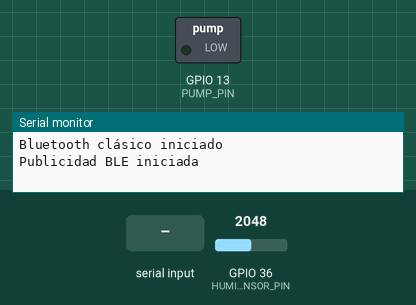
This sketch was run on a simulated ESP32. On the bench: switched loads named in the sketch (green lamp = pin HIGH), the last lines printed to the serial monitor. The test bench sets the inputs (shaded band); at power-on: GPIO 36 (HUMIDITY_SENSOR_PIN) = 2048. Nothing arrives over Bluetooth unless stated; a phone connects over Bluetooth LE 3 s after start.

Above: at 1.2 s.
1.3 s: "CONNECT\n" received over the second serial link
2.8 s: "PUMP:90\n" received over the second serial link
At 3.5 s:
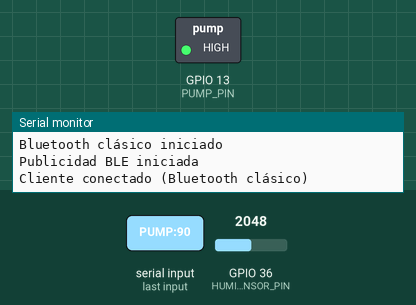
4.3 s: "DISCONNECT\n" received over the second serial link
At 4.8 s:
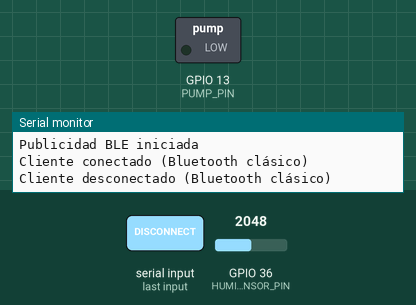
Timing chart, 0 to 7.3 s (numbered marks = the images above; inputs shaded):
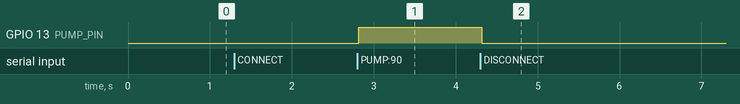

Measured:
- after the input at 2.8 s, GPIO 13 (PUMP_PIN): LOW → HIGH at once
- after the input at 4.3 s, GPIO 13 (PUMP_PIN): HIGH → LOW at once

The sketch:

pump_control.ino
```cpp
#include <BluetoothSerial.h>
#include <BLEDevice.h>
#include <BLEUtils.h>
#include <BLEServer.h>

BluetoothSerial SerialBT;  // Para Bluetooth clásico
const char* DEVICE_NAME_BT = "ESP32_BT";  // Nombre Bluetooth clásico
const char* DEVICE_NAME_BLE = "ESP32_BLE";  // Nombre BLE

const int PUMP_PIN = 13;
const int HUMIDITY_SENSOR_PIN = A0;

unsigned long pumpStartTime = 0;
unsigned long pumpDuration = 0;
bool isPumpRunning = false;
bool isConnected = false;

void setup() {
  // Iniciar puerto serie
  Serial.begin(115200);

  // Iniciar Bluetooth clásico
  SerialBT.begin(DEVICE_NAME_BT);
  Serial.println("Bluetooth clásico iniciado");

  // Iniciar BLE
  BLEDevice::init(DEVICE_NAME_BLE);
  BLEServer *pServer = BLEDevice::createServer();
  pServer->getAdvertising()->start();  // Empezar publicidad BLE
  Serial.println("Publicidad BLE iniciada");

  // Configuración de la bomba
  pinMode(PUMP_PIN, OUTPUT);
  digitalWrite(PUMP_PIN, LOW);
}

void loop() {
  // Control de la bomba con temporizador
  if (isPumpRunning && millis() - pumpStartTime >= pumpDuration) {
    digitalWrite(PUMP_PIN, LOW);
    isPumpRunning = false;
    if (isConnected) {
      SerialBT.println("Bomba detenida");
    }
  }

  // Lectura del sensor de humedad
  int humidity = analogRead(HUMIDITY_SENSOR_PIN);
  int humidityPercent = map(humidity, 0, 4095, 0, 100);

  // Enviar datos por Bluetooth clásico si está conectado
  if (isConnected) {
    static unsigned long lastSensorRead = 0;
    if (millis() - lastSensorRead >= 5000) {
      String sensorData = "SENSOR:" + String(humidityPercent);
      SerialBT.println(sensorData);
      lastSensorRead = millis();
    }
  }

  // Procesar comandos de Bluetooth clásico
  if (SerialBT.available()) {
    String command = SerialBT.readStringUntil('\n');
    command.trim();

    if (command == "CONNECT") {
      isConnected = true;
      SerialBT.println("STATUS:connected");
      Serial.println("Cliente conectado (Bluetooth clásico)");
    }
    else if (command == "DISCONNECT") {
      isConnected = false;
      digitalWrite(PUMP_PIN, LOW); // Apagar bomba por seguridad
      isPumpRunning = false;
      SerialBT.println("STATUS:disconnected");
      Serial.println("Cliente desconectado (Bluetooth clásico)");
    }
    else if (command.startsWith("PUMP:") && isConnected) {
      int duration = command.substring(5).toInt() * 1000;
      if (duration > 0 && duration <= 300000) {
        digitalWrite(PUMP_PIN, HIGH);
        isPumpRunning = true;
        pumpStartTime = millis();
        pumpDuration = duration;
        SerialBT.println("Bomba activada por " + String(duration / 1000) + " segundos");
      }
    }
  }

  delay(20);  // Pequeña pausa
}
```
